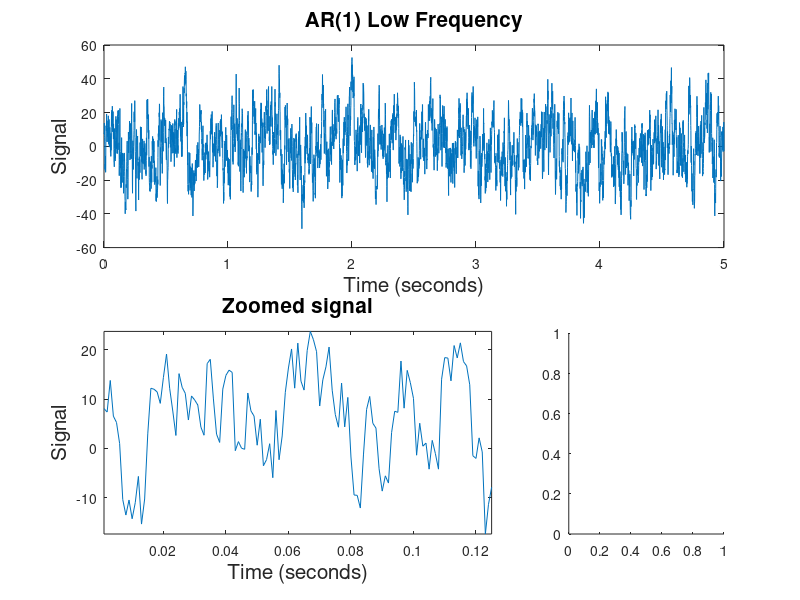

The MATLAB source for this figure: (Note: this script raises an error after producing the figure.)
%%% 1 Node network simulations, AR(2)
%% AR(1) Low Frequency
T = 5;      % total length of recording (seconds)
dt = 0.001; % seconds

f0 = 1/dt;  % sampling frequency (Hz)
N1 = T*f0;   % number of samples needed
df = 1/T;   % frequency resolution
fNQ = f0/2; % Nyquist frequency

taxis = dt:dt:T; % time axis


a1 = [0.9];   %AR coefficients for signal 1

L = length(a1);                             % Number of AR terms.
N = N1+L;                                 % Number of time steps.

x1 = zeros(N,1);    

noise = 7;                                 % noise level

for k=L+1:N                                % For each time step,
    x1(k) = sum(a1.*x1(k-1:-1:k-L)) + noise*randn();
   %...x(now) depends on past.
end
x1 = x1(L+1:end);                          % Drop the first L terms (0s).   


figure;
subplot (2,3,[1 3])                              %Plot signals.
plot(taxis, x1)

ylabel('Signal','FontSize',15)
xlabel('Time (seconds)','FontSize',15)
title('AR(1) Low Frequency','FontSize',15);

subplot(2,3,[4 5])
plot(taxis(1:125),x1(1:125))
axis tight
ylabel('Signal','FontSize',15)
xlabel('Time (seconds)','FontSize',15)
title('Zoomed signal','FontSize',15);

subplot(2,3,6)
mySpec(x1,f0)

%%% Define inputs for model building and GoF -------------------------
data = x1';                      % Conglomerate data in one matrix
nlags = 200;                               % Define order of AR model
                                           % needs to be larger than true
                                           % order

true_coeffs = cell(1);
true_coeffs{1,1} = padarray(a1,nlags-L,'post'); % True coefficents up to 
                                                %     number of lags being estimated

tic
[ adj_spline ] = build_ar_splines( data, nlags); % Build network using splines
splinetime  = toc;
tic
[ adj_stand] = build_ar( data, nlags );          % Build network using standard ar
standardtime = toc;

which_electrode = 1;
b_est = ar_gof(adj_spline, adj_stand,data, nlags,true_coeffs,taxis,which_electrode); % Run goodness of fit tests


%% AR(2) High Frequency

T = 5;      % total length of recording (seconds)
dt = 0.001; % seconds

f0 = 1/dt;  % sampling frequency (Hz)
N1 = T*f0;   % number of samples needed
df = 1/T;   % frequency resolution
fNQ = f0/2; % Nyquist frequency

taxis = dt:dt:T; % time axis


a1 = [0.9; -0.8];   %AR coefficients for signal 1

L = length(a1);                             % Number of AR terms.
N = N1+L;                                 % Number of time steps.

x1 = zeros(N,1);    

noise = 7;                                 % noise level

for k=L+1:N                                % For each time step,
    x1(k) = sum(a1.*x1(k-1:-1:k-L)) + noise*randn();
   %...x(now) depends on past.
end
x1 = x1(L+1:end);                          % Drop the first L terms (0s).   


figure;
subplot (2,3,[1 3])                              %Plot signals.
plot(taxis, x1)

ylabel('Signal','FontSize',15)
xlabel('Time (seconds)','FontSize',15)
title('AR(2) High Frequency','FontSize',15);


subplot(2,3,[4 5])
plot(taxis(1:125),x1(1:125))
axis tight
ylabel('Signal','FontSize',15)
xlabel('Time (seconds)','FontSize',15)
title('Zoomed signal','FontSize',15);

subplot(2,3,6)
mySpec(x1,f0)



%%% Define inputs for model building and GoF -------------------------
data = x1';                      % Conglomerate data in one matrix
nlags = 200;                               % Define order of AR model
                                           % needs to be larger than true
                                           % order

true_coeffs = cell(1);
true_coeffs{1,1} = padarray(a1,nlags-L,'post'); % True coefficents up to 
                                                %     number of lags being estimated

tic
[ adj_spline ] = build_ar_splines( data, nlags); % Build network using splines
splinetime  = toc;
tic
[ adj_stand] = build_ar( data, nlags );          % Build network using standard ar
standardtime = toc;


which_electrode = 1;
b_est = ar_gof(adj_spline,adj_stand, data, nlags,true_coeffs,taxis,which_electrode); % Run goodness of fit tests


%% AR(2) Low Frequency
% 
% T = 5;      % total length of recording (seconds)
% dt = 0.001; % seconds
% 
% f0 = 1/dt;  % sampling frequency (Hz)
% N1 = T*f0;   % number of samples needed
% df = 1/T;   % frequency resolution
% fNQ = f0/2; % Nyquist frequency
% 
% taxis = dt:dt:T; % time axis
% 
% 
% a1 = [0.3; 0.3];   %AR coefficients for signal 1
% 
% L = length(a1);                             % Number of AR terms.
% N = N1+L;                                 % Number of time steps.
% 
% x1 = zeros(N,1);    
% 
% noise = 1;                                 % noise level
% 
% for k=L+1:N                                % For each time step,
%     x1(k) = sum(a1.*x1(k-1:-1:k-L)) + noise*randn();
%    %...x(now) depends on past.
% end
% x1 = x1(L+1:end);                          % Drop the first L terms (0s).   
% 
% 
% figure;
% subplot (2,3,[1 3])                              %Plot signals.
% plot(taxis, x1)
% 
% ylabel('Signal','FontSize',15)
% xlabel('Time (seconds)','FontSize',15)
% title('AR(2) Low Frequency','FontSize',15);
% 
% 
% subplot(2,3,[4 5])
% plot(taxis(1:125),x1(1:125))
% axis tight
% ylabel('Signal','FontSize',15)
% xlabel('Time (seconds)','FontSize',15)
% title('Zoomed signal','FontSize',15);
% 
% subplot(2,3,6)
% mySpec(x1,f0)
% 
% which_electrode = 1;
% b_est = ar_gof(adj_spline,adj_stand, data, nlags,true_coeffs,taxis,which_electrode); % Run goodness of fit tests
% 
% 


%% Low frequency, bandpass filtered

T = 5;      % total length of recording (seconds)
dt = 0.001; % seconds

f0 = 1/dt;  % sampling frequency (Hz)
N1 = T*f0;   % number of samples needed
df = 1/T;   % frequency resolution
fNQ = f0/2; % Nyquist frequency

taxis = dt:dt:T; % time axis


a1 = [0.3];   %AR coefficients for signal 1

L = length(a1);                             % Number of AR terms.
N = N1+L;                                 % Number of time steps.

x1 = zeros(N,1);    

noise = 1;                                 % noise level

for k=L+1:N                                % For each time step,
    x1(k) = sum(a1.*x1(k-1:-1:k-L)) + noise*randn();
   %...x(now) depends on past.
end
x1 = x1(L+1:end);                          % Drop the first L terms (0s).   


figure;
subplot (2,3,[1 3])                              %Plot signals.
plot(taxis, x1)

ylabel('Signal','FontSize',15)
xlabel('Time (seconds)','FontSize',15)
title('AR(1)','FontSize',15);

subplot(2,3,[4 5])
plot(taxis(1:125),x1(1:125))
axis tight
ylabel('Signal','FontSize',15)
xlabel('Time (seconds)','FontSize',15)
title('Zoomed signal','FontSize',15);

subplot(2,3,6)
mySpec(x1,f0)

order = 300;
band = [10 20]; % if BAND(1) >0 and BAND(2) <fNQ
f = [0 (band(1)-1)/fNQ band/fNQ (band(2)+1)/fNQ 1];
a = [0 0 1 1 0 0];


flt = firls(order,f,a);
y = filtfilt(flt,1,x1);

figure;

subplot (2,3,[1 3])                              %Plot signals.
plot(taxis, y)

ylabel('Signal','FontSize',15)
xlabel('Time (seconds)','FontSize',15)
title('Bandpass filtered Low Freq','FontSize',15);

subplot(2,3,[4 5])
plot(taxis(1:125),y(1:125))
axis tight
ylabel('Signal','FontSize',15)
xlabel('Time (seconds)','FontSize',15)
title('Zoomed signal','FontSize',15);

subplot(2,3,6)
mySpec(y,f0)





%%% Define inputs for model building and GoF -------------------------
data = y';                      % Conglomerate data in one matrix
nlags = 200;                               % Define order of AR model
                                           % needs to be larger than true
                                           % order

true_coeffs = cell(1);
true_coeffs{1,1} = padarray(a1,nlags-L,'post'); % True coefficents up to 
                                                %     number of lags being estimated

tic
[ adj_spline ] = build_ar_splines( data, nlags); % Build network using splines
splinetime  = toc;
tic
[ adj_stand] = build_ar( data, nlags );          % Build network using standard ar
standardtime = toc;
% 
% subplot 234; 
% adj_true = [1];          % Plot true network
% plotNetwork(adj_true)
% title('Truth');
% subplot 235;                               % Plot network using standard regressors
% str = {num2str(standardtime), ' seconds' };
% plotNetwork(adj_stand)
% title(strcat({'Standard, '},num2str(standardtime),{' s'}))
% subplot 236;                               % Plot network using spline regressors
% plotNetwork(adj_spline)
% title(strcat({'Spline, '},num2str(splinetime),{' s'}))

which_electrode = 1;
b_est = ar_gof(adj_spline,adj_stand, data, nlags,true_coeffs,taxis,which_electrode);
 
